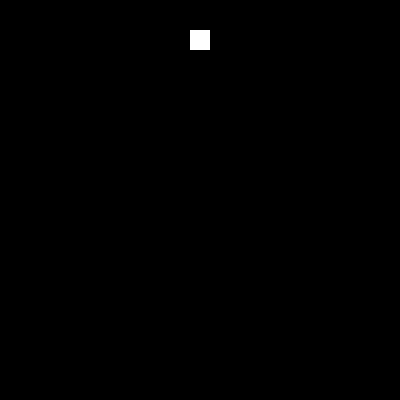
Frame 1 (no input)
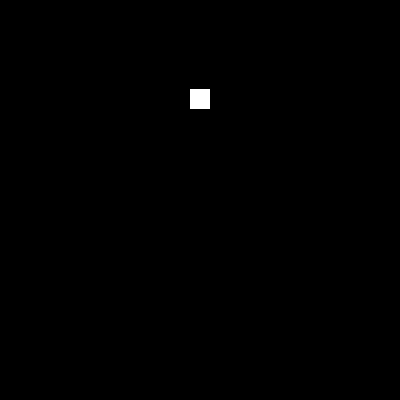
Frame 60 (the mouse pressed at the canvas centre just before this capture)
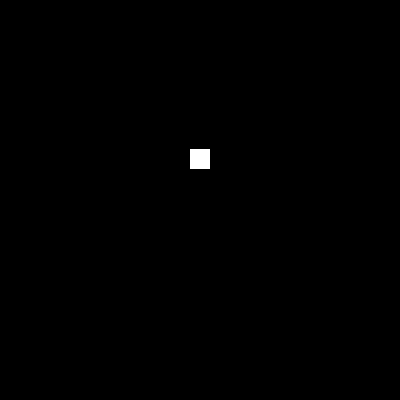
Frame 120 (the mouse held since frame 60 and released just before this capture)

The Processing sketch that drew these frames (run headless with seeded random() and noise(); from frame 60 on, the mouse is pressed at the canvas centre):

// Processing sketch: John_Finley_Bounce
// ── John_Finley_Bounce.pde
// John Finley
// jpfinley@gmail.com

// Programming Lab 2
// Bounce

int boxWidth = 20;
float yPos = 30;
float acc = 1.0; //acceleration
int startHeight = 30;
int ground=0;
int direction = 1;

void setup() {  
  size(400, 400);
  background(0);
  noStroke();
  smooth();
  ground = height-boxWidth-2;
  frameRate(30);
}

void draw() {
  drawRect();
  if(yPos < ground){
    println("moving down, position: " + yPos);
    direction = 1;
    move();
  }
  else{
    println("moving up, position: " + yPos);
    decrementStartHeight();
    direction = -1;
    move();
  }
}

void drawRect(){
  background(0);
  rect((width/2)-(boxWidth/2), yPos, boxWidth, boxWidth);
}

void move(){
  yPos = yPos + (acc * direction);
}

void decrementStartHeight(){
  startHeight = startHeight - 10;
}
